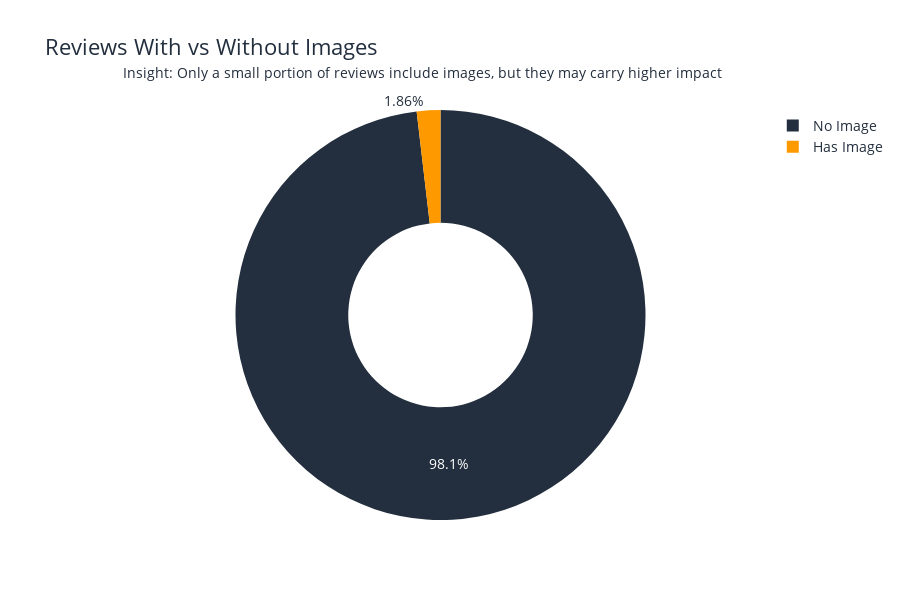

Notebook source saved alongside this figure:
### Code cell
#Plot 5
image_counts = df_master["has_image"].value_counts()

fig5 = px.pie(
    names=["No Image", "Has Image"],
    values=image_counts.values,
    title="Reviews With vs Without Images",
    hole=0.45
)

fig5.update_traces(
    marker=dict(colors=[amazon_navy, amazon_orange]),
    hovertemplate="<b>%{label}</b><br>%{value:,} reviews (%{percent})<extra></extra>"
)

fig5.update_layout(
    height=600,
    paper_bgcolor="white",
    font=dict(size=14, color=amazon_navy),
    title_font_size=22,
    margin=dict(t=110)
)

fig5.add_annotation(
    text="Insight: Only a small portion of reviews include images, but they may carry higher impact",
    xref="paper", yref="paper",
    x=0, y=1.12,
    showarrow=False,
    font=dict(size=14, color=amazon_navy)
)

fig5.show()

### Figure 1 — Plotly figure (JSON) as saved in the notebook; plotly's stock layout.template omitted (floating-point values rounded to 4 significant figures)
{"data": [{"domain": {"x": [0, 1], "y": [0, 1]}, "hole": 0.45, "hovertemplate": "<b>%{label}</b><br>%{value:,} reviews (%{percent})<extra></extra>", "labels": ["No Image", "Has Image"], "legendgroup": "", "marker": {"colors": ["#232F3E", "#FF9900"]}, "name": "", "showlegend": true, "type": "pie", "values": [127382, 2412]}], "layout": {"annotations": [{"font": {"color": "#232F3E", "size": 14}, "showarrow": false, "text": "Insight: Only a small portion of reviews include images, but they may carry higher impact", "x": 0, "xref": "paper", "y": 1.12, "yref": "paper"}], "font": {"color": "#232F3E", "size": 14}, "height": 600, "legend": {"tracegroupgap": 0}, "margin": {"t": 110}, "paper_bgcolor": "white", "title": {"font": {"size": 22}, "text": "Reviews With vs Without Images"}}}
